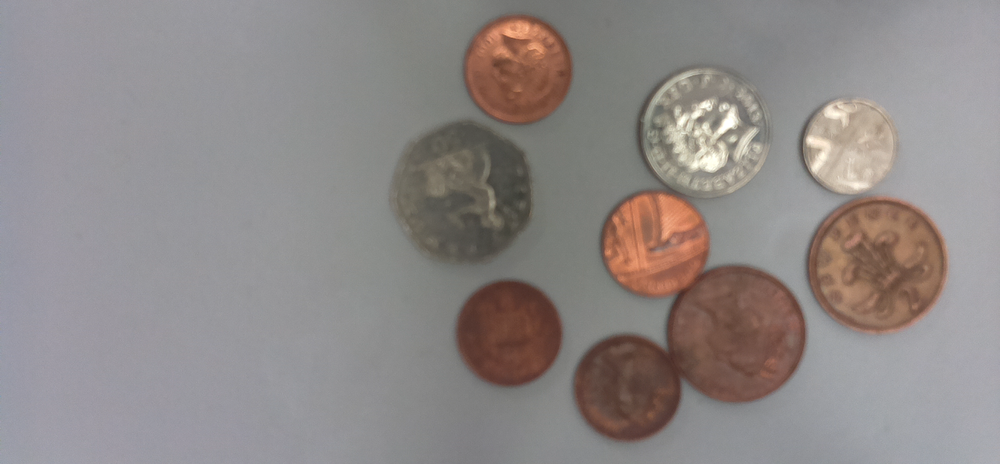
#> input picture capstone_project/capstone-coins.png, 1000 x 464 px, shrunk from 1920 x 890 before the run
$ jupyter execute '19 Capstone Project.ipynb'   (shell and % lines are left out)
#> lines starting #> are read from the running program, lines starting #| are printed output that depends on the picture; after the words box and inside, x2 and y2 are one past the last pixel; in counts of white or black regions, pixels touching at a corner belong together
<h1>Section 19: Capstone Project</h1>
by Ryan McMillan<br><br>

<h2>Loose Change Calculator - OpenCV</h2>
Included in the files for this course is a photograph of some coins (insert_imagename.jpg). Create a python program that can look at the provided image and estimate how much change there is.<br><br>

Taking the image as input, this program should output another image file with the text "ESTIMATED TOTAL VALUE: {VALUE}, and also circle each coin and denote its estimated value.<br><br>

[cell 1]
# Import OpenCV, numpy and matplotlib
import matplotlib.pyplot as plt
import numpy as np
import cv2

[cell 2]
original_img = cv2.imread('capstone-coins.png', 1)
#> original_img is the input picture: shape (464, 1000, 3); mean B, G, R 135.4, 136.8, 142.9
grey_img = cv2.imread('capstone-coins.png', 0)
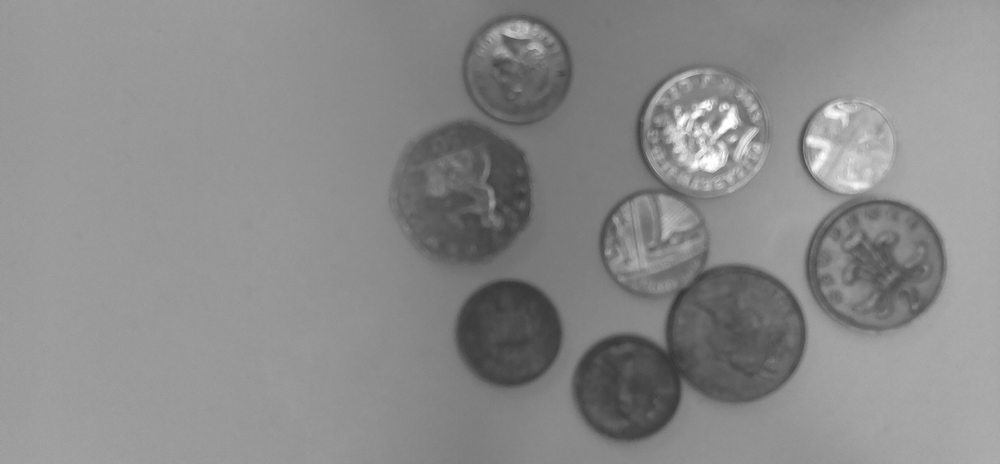
#> grey_img: shape (464, 1000); min 51, max 255, mean 138
print(original_img)
#> (printed output is left out)

[cell 3]
grey_img = cv2.GaussianBlur(grey_img, (5,5), 0)

[cell 4]
cv2.imshow('Coins', grey_img)
cv2.waitKey(0)

[cell 5]
edges = cv2.Canny(grey_img, 0, 40)
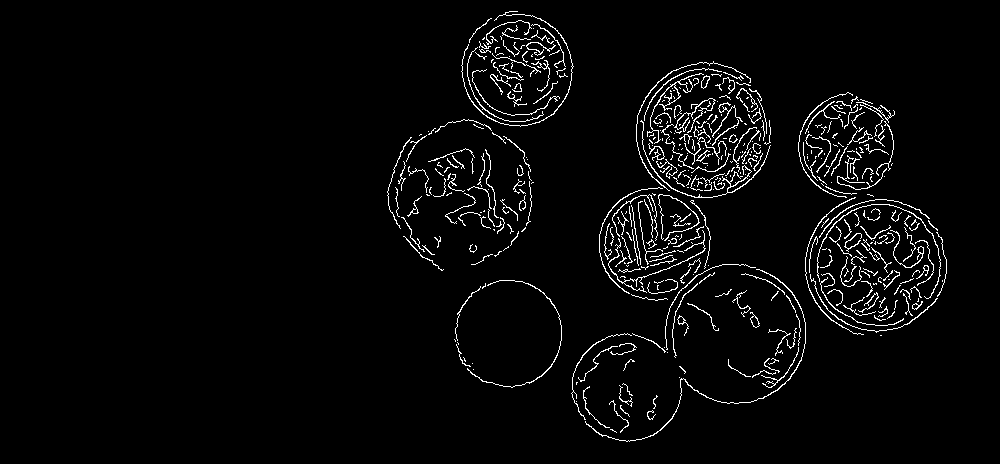
#> edges: shape (464, 1000); 3.3% white in thin lines or dots, all inside (x1, y1, x2, y2) = (387, 11, 947, 442)
print(edges)
#> (printed output is left out)

[cell 6]
cv2.imshow('Edges', edges)

[cell 7]
cv2.destroyAllWindows()

[cell 8]
plt.subplot(131), plt.imshow(edges)
plt.title('Edges'), plt.xticks([]), plt.yticks([])
plt.subplot(132), plt.imshow(grey_img)
plt.title('Grey_img'),plt.xticks([]), plt.yticks([])
plt.subplot(133), plt.imshow(original_img)
plt.title('Original'),plt.xticks([]), plt.yticks([])
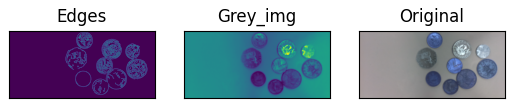
#> figure drawn by matplotlib, 3 panels; B, G, R data is drawn as R, G, B
